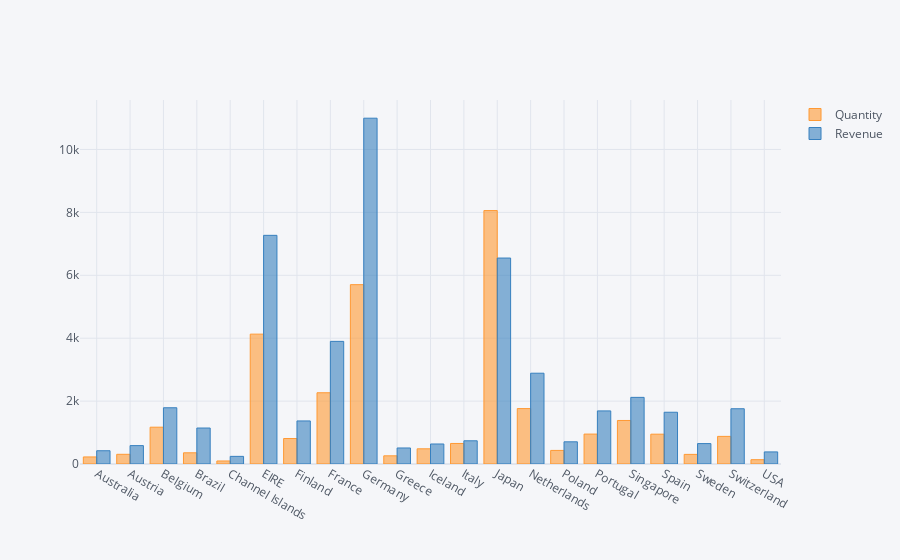

The notebook cell this image was saved under:
### Code cell
data.iplot(kind='bar',theme='pearl')

### Figure 1 — Plotly figure (JSON) as saved in the notebook; plotly's stock layout.template omitted (floating-point values rounded to 4 significant figures)
{"data": [{"marker": {"color": "rgba(255, 153, 51, 0.6)", "line": {"color": "rgba(255, 153, 51, 1.0)", "width": 1}}, "name": "Quantity", "orientation": "v", "text": "", "type": "bar", "x": ["Australia", "Austria", "Belgium", "Brazil", "Channel Islands", "EIRE", "Finland", "France", "Germany", "Greece", "Iceland", "Italy", "Japan", "Netherlands", "Poland", "Portugal", "Singapore", "Spain", "Sweden", "Switzerland", "USA"], "y": [224, 308, 1170, 356, 96, 4129, 810, 2265, 5702, 260, 483, 653, 8058, 1762, 432, 951, 1384, 948, 306, 878, 137]}, {"marker": {"color": "rgba(55, 128, 191, 0.6)", "line": {"color": "rgba(55, 128, 191, 1.0)", "width": 1}}, "name": "Revenue", "orientation": "v", "text": "", "type": "bar", "x": ["Australia", "Austria", "Belgium", "Brazil", "Channel Islands", "EIRE", "Finland", "France", "Germany", "Greece", "Iceland", "Italy", "Japan", "Netherlands", "Poland", "Portugal", "Singapore", "Spain", "Sweden", "Switzerland", "USA"], "y": [421.6, 584.8, 1788.0, 1144.0, 243, 7270.0, 1369.0, 3899.0, 10990.0, 509.7, 636.2, 737.8, 6548.0, 2887.0, 705.8, 1688.0, 2119.0, 1646.0, 649.1, 1757.0, 383.9]}], "layout": {"legend": {"bgcolor": "#F5F6F9", "font": {"color": "#4D5663"}}, "paper_bgcolor": "#F5F6F9", "plot_bgcolor": "#F5F6F9", "title": {"font": {"color": "#4D5663"}}, "xaxis": {"gridcolor": "#E1E5ED", "showgrid": true, "tickfont": {"color": "#4D5663"}, "title": {"font": {"color": "#4D5663"}, "text": ""}, "zerolinecolor": "#E1E5ED"}, "yaxis": {"gridcolor": "#E1E5ED", "showgrid": true, "tickfont": {"color": "#4D5663"}, "title": {"font": {"color": "#4D5663"}, "text": ""}, "zerolinecolor": "#E1E5ED"}}}
